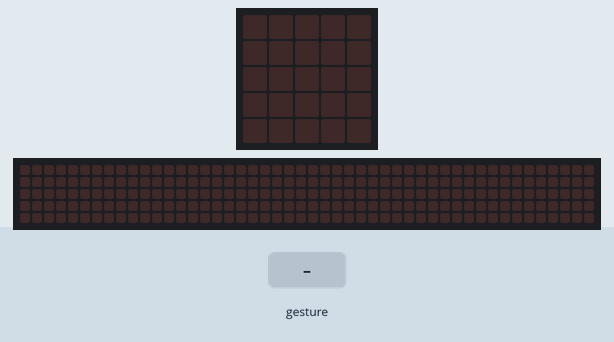
This program was run on a simulated BBC micro:bit (MakeCode). On the bench: the board's 5×5 LED display, a strip that is not on the board, showing the scrolling text unrolled. The test bench sets the inputs (shaded band). Random numbers come from a fixed seed; a tilt is held for 1.5 s and a shake lasts 1 s, then the board lies face up again; the 48×5 strip is a reading aid, not a part: it shows the text the display is scrolling, unrolled, one strip-width of it at a time.

Above: at 1.2 s.
1.3 s: gesture 'shake'
At 2.9 s:
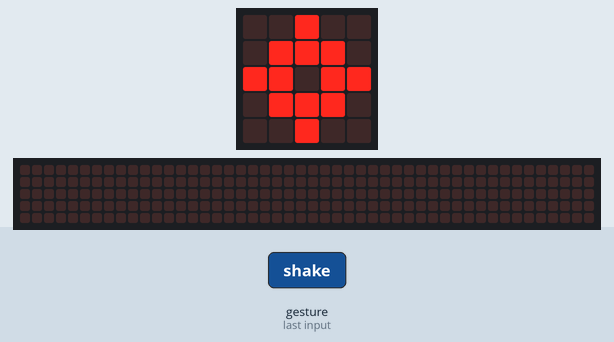
3.7 s: gesture 'shake'
At 6.37 s:
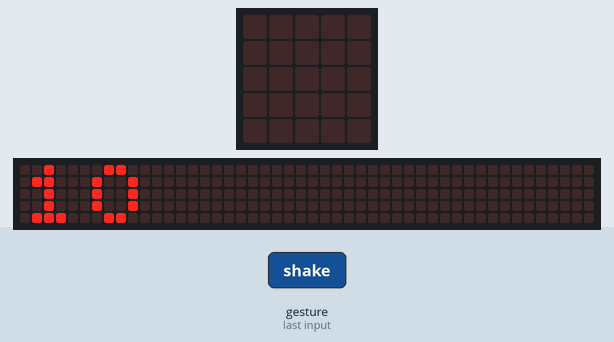
6.7 s: gesture 'shake'
At 7.6 s:
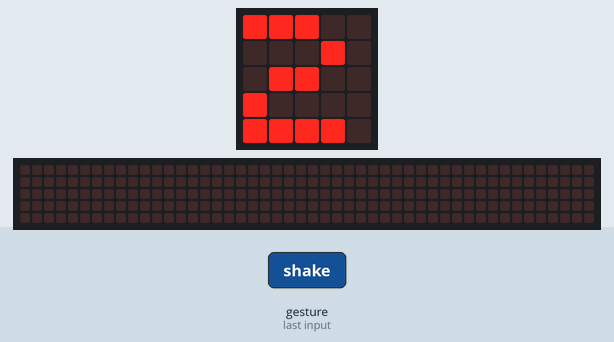
9.2 s: gesture 'shake'
At 11.4 s:
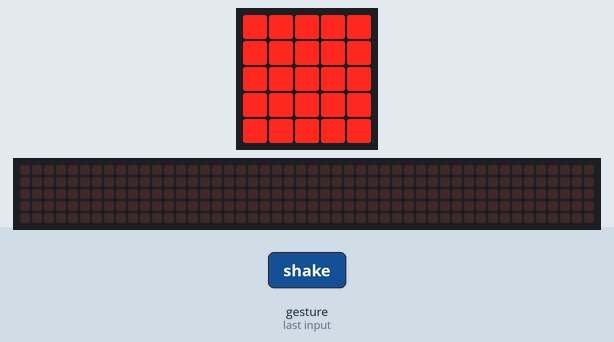
Timing chart, 0 to 12.6 s (numbered marks = the images above; inputs shaded):
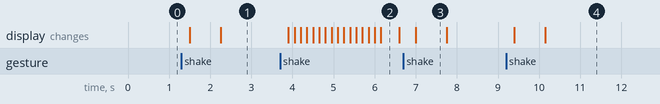

The program:

main.ts
```typescript
let random = 0
input.onGesture(Gesture.Shake, function () {
    random = randint(1, 10)
    basic.showNumber(random)
    if (random <= 3) {
        basic.showLeds(`
            . . # . .
            . # # # .
            # # . # #
            . # # # .
            . . # . .
            `)
    } else if (random < 7) {
        basic.showLeds(`
            # # # # #
            # # # # #
            # # # # #
            # # # # #
            # # # # #
            `)
    } else {
        basic.showLeds(`
            . . . . #
            # # . # .
            # . # . .
            . # . # .
            . . . . #
            `)
    }
})
```

test.ts
```typescript
// les proves van aquí; això no es compilarà quan aquest paquet s'usi com a extensió.
```

Measured:
- after the input at 1.3 s, the display: first changes after 0.20 s (image 1 shows a later state)
- after the input at 3.7 s, the display: first changes after 0.20 s (image 2 shows a later state)
- after the input at 6.7 s, the display: changes after 0.30 s (image 3)
- after the input at 9.2 s, the display: first changes after 0.20 s (image 4 shows a later state)
- what the display in image 2 shows lasts 0.4 s, from 6.2 s to 6.6 s
- what the display in image 3 shows lasts 0.8 s, from 7.0 s to 7.8 s
